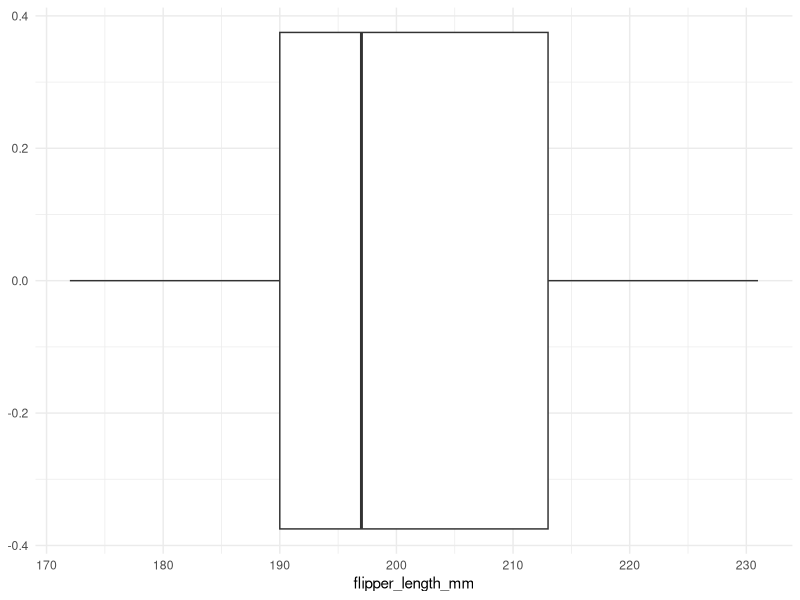

Source code (R):

# Setup -------------------------------------------------------------------

# Install libraries (only need to do once)
# install.packages("tidyverse")
# install.packages("palmerpenguins")

# Load libraries
library(tidyverse)
library(palmerpenguins)

# Examine the Data --------------------------------------------------------

# Look at the data. If you don't want to load the entire library, you can call
# just one function by using package_name::function_name
head(palmerpenguins::penguins)

# You'll notice there are 344 rows and 8 columns. Everything doesn't fit nicely
# in the console, but we'll look at some other ways to view the data in a
# minute. For now, here is how you can view the names of the columns/variables.
colnames(penguins)

# dplyr offers the `glimpse` function which offers a more readable format than
# `head` in the console
glimpse(penguins)

# Two additional ways that you can view the data are `str` and `view`.
str(penguins)
view(penguins)

# What if we want to find out which species are included in the data?
unique(penguins$species)

# Intro to dplyr ----------------------------------------------------------

# How many are male?
filter(penguins, sex == "male")

# How many are male on Biscoe island? 
filter(penguins, sex == "male", island == "biscoe")

# Why are there no results? R is case-sensitive and a single letter being wrong
# can break your code. In this case we didn't capitalize "Biscoe"
# How many are male on Biscoe island? 
filter(penguins, sex == "male", island == "Biscoe")

# What if we wanted to sort our female penguins by flipper length? Now we have
# two actions. This is where the pipe operator comes in! Written as either %>%
# or |>, this allow us to chain operations together and is where the design of
# the tidyverse is incredibly helpful.
penguins |> 
  filter(sex == "female") |> 
  arrange(flipper_length_mm)

# Some other ways to filter:

# Using boolean operators
penguins |> 
  filter(bill_length_mm < 40)
penguins |> 
  filter(bill_length_mm >= 40)

# By missing values
# Flipper length is missing/blank
penguins |> 
  filter(is.na(flipper_length_mm))
# Flipper length is NOT missing/blank
penguins |> 
  filter(!is.na(flipper_length_mm))

# Now let's make a new variable based on flipper length that groups them into
# buckets of "short", "average", and "long". First, let's make a box plot of the
# flipper length.
penguins |> 
  ggplot(aes(flipper_length_mm)) +
  geom_boxplot() +
  theme_minimal()

# We'll use the mutate function to create a new variable, and the case_when
# function from dplyr to create our buckets. Finally, we'll select only the
# original flipper length in mm and the new bucket columns and look at the first
# observations using `head`
flippers <- penguins |>
  mutate(flipper_length = case_when(
    flipper_length_mm < 190 ~ "short",
    flipper_length_mm >= 190 &
      flipper_length_mm < 213 ~ "average",
    flipper_length_mm > 213 ~ "long"
  )) 

flippers |>
  select(flipper_length_mm, flipper_length) |>
  head()

# If we want to count the number of penguins by flipper length, we can use the
# `count` function
flippers |> 
  count(flipper_length)

# Finally let's look at the average flipper length by species. First we'll group
# by the species and then summarise by the mean (average) flipper length
penguins |> 
  group_by(species) |> 
  summarise(avg_flipper_length = mean(flipper_length_mm))

# We get a result for Chinstrap penguins, but not Adelie or Gentoo. What
# happened? if you remember when we looked at the data, there are some rows with
# missing observations (denoted by NA). We need to tell R to summarise the data
# and exclude those missing values
penguins |> 
  group_by(species) |> 
  summarise(avg_flipper_length = mean(flipper_length_mm, na.rm = TRUE))